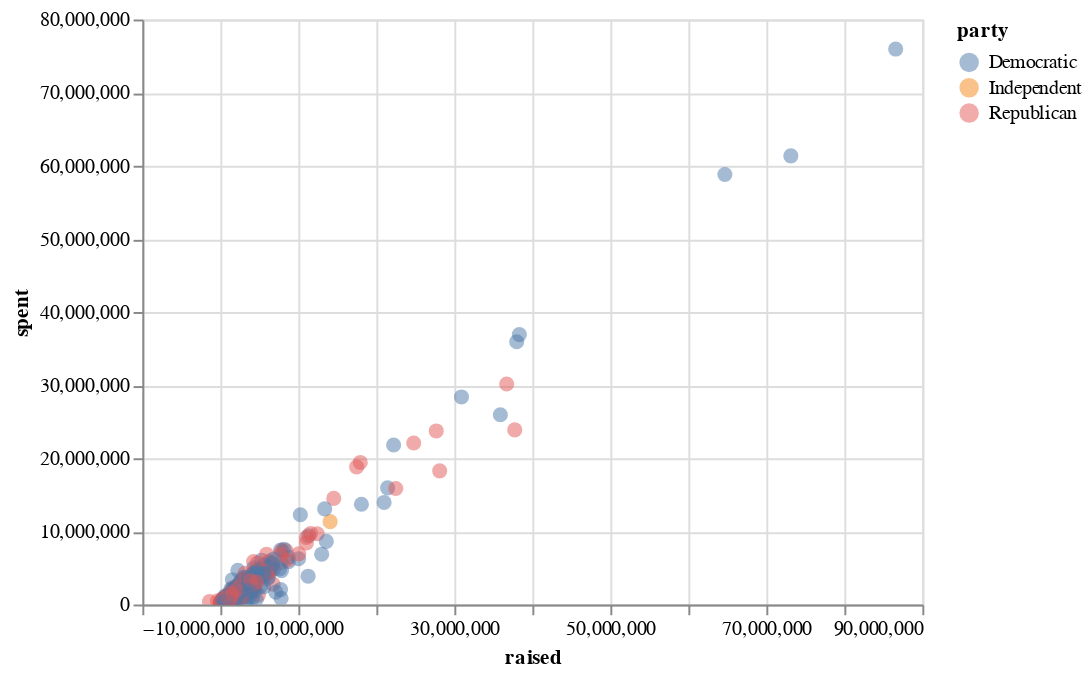

Notebook code for this chart:
### Code cell
import pandas as pd
import altair as alt

df = pd.read_csv("https://raw.githubusercontent.com/aaizemberg/ecd2022a/main/s2/2022w44.csv")

alt.Chart(df).mark_circle(size=60,opacity=0.5).encode(
    x='raised:Q',
    y='spent:Q',
    color='party:N',
    tooltip=['member', 'chamber', 'party', 'raised', 'spent']
).interactive()

### Figure 1 — Vega-Lite specification as saved in the notebook (floating-point values rounded to 4 significant figures; data arrays with more than 128 entries replaced by an {"elided": "..."} marker saying what was removed)
{"config": {"view": {"continuousWidth": 400, "continuousHeight": 300}}, "data": {"name": "data-39bf4dd7326659e0ce3266d973aa1908"}, "mark": {"type": "circle", "opacity": 0.5, "size": 60}, "encoding": {"color": {"field": "party", "type": "nominal"}, "tooltip": [{"field": "member", "type": "nominal"}, {"field": "chamber", "type": "nominal"}, {"field": "party", "type": "nominal"}, {"field": "raised", "type": "quantitative"}, {"field": "spent", "type": "quantitative"}], "x": {"field": "raised", "type": "quantitative"}, "y": {"field": "spent", "type": "quantitative"}}, "selection": {"selector011": {"type": "interval", "bind": "scales", "encodings": ["x", "y"]}}, "$schema": "https://vega.github.io/schema/vega-lite/v4.17.0.json", "datasets": {"data-39bf4dd7326659e0ce3266d973aa1908": {"elided": "537 records"}}}
